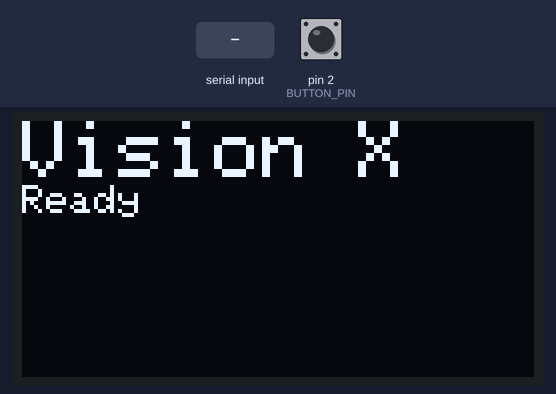
Recording of a sketch running on a simulated Arduino Uno, built with avr-gcc and run on an emulated ATmega328P. Shown: 128×64 one-colour display. The inputs (shaded band) are chosen by the test bench; at power-on: pin 2 (BUTTON_PIN) HIGH.

Above: at 1.2 s.
1.3 s: "OBJ:\n" received over the second serial link
At 2.2 s:
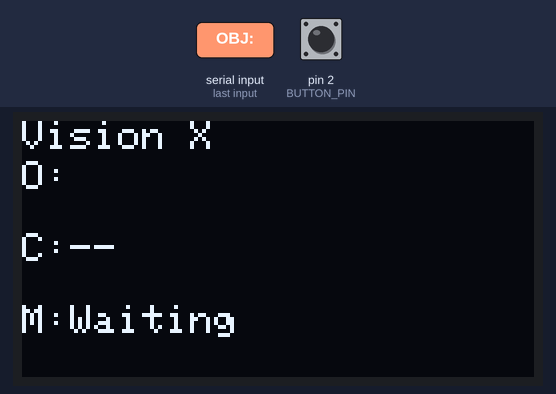
2.8 s: "CONF:\n" received over the second serial link
At 3.3 s:
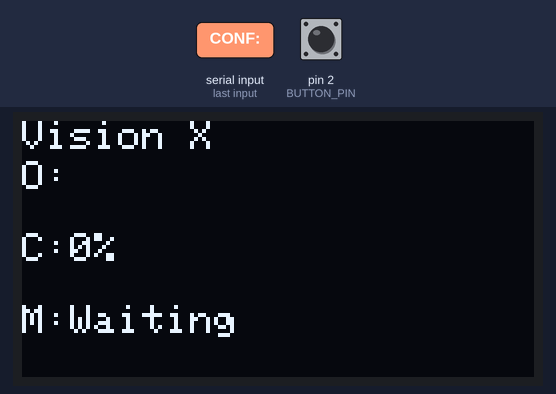
4.3 s: "MSG:\n" received over the second serial link
At 5.5 s:
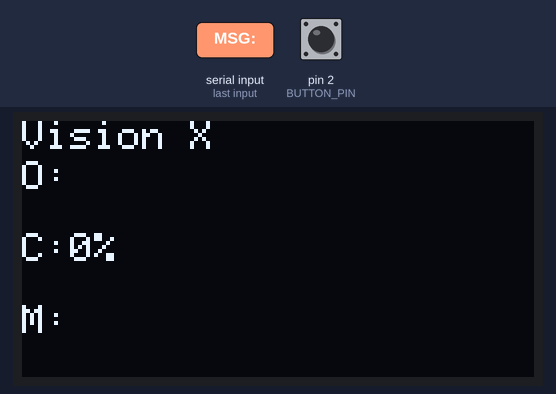
5.8 s: "90,45\n" received over the second serial link
At 6.8 s:
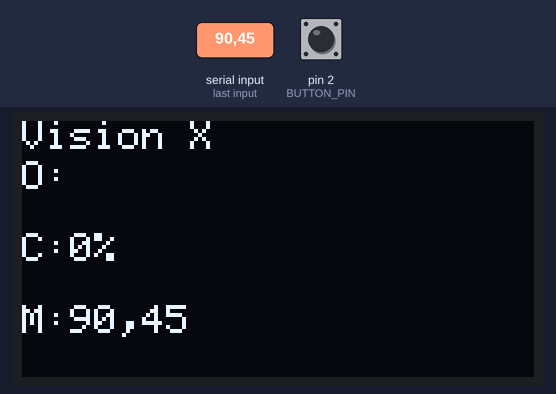
7.3 s: "OBJ:,45\n" received over the second serial link
At 7.9 s:
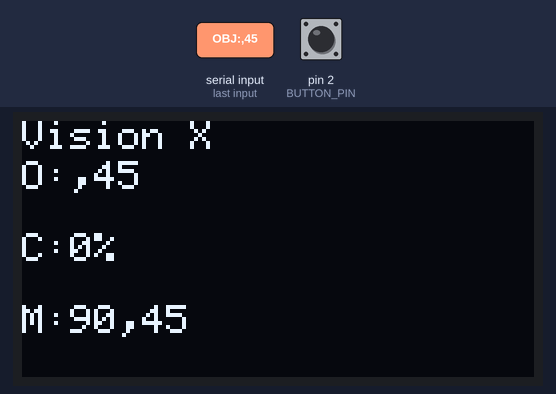
8.8 s: "CALL:\n" received over the second serial link
At 9.1 s:
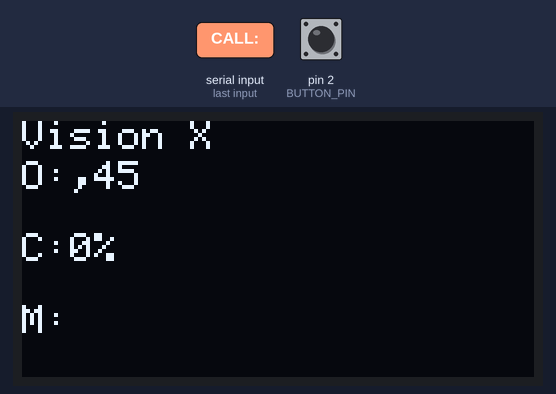
Timing chart, 0 to 11.3 s (numbered marks = the images above; inputs shaded):
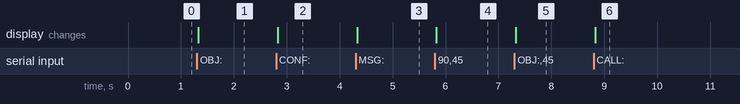

Measured:
- after the input at 1.3 s, the display: changes at once (image 1)
- after the input at 2.8 s, the display: changes at once (image 2)
- after the input at 4.3 s, the display: changes at once (image 3)
- after the input at 5.8 s, the display: changes at once (image 4)
- after the input at 7.3 s, the display: changes at once (image 5)
- after the input at 8.8 s, the display: changes at once (image 6)

The sketch:

Vision_X.ino
```cpp
#include <Wire.h>
#include <SPI.h>
#include <Adafruit_GFX.h>
#include <Adafruit_SSD1306.h>
#include <SoftwareSerial.h>

#define SCREEN_WIDTH 128
#define SCREEN_HEIGHT 64

// 0.96" SPI OLED pinout:
// D0 (CLK/SCK) -> D13
// D1 (MOSI)    -> D11
// DC           -> D4
// CS           -> D5
// RES (RST)    -> D6
// VCC          -> 5V
// GND          -> GND
#define OLED_DC 4
#define OLED_CS 5
#define OLED_RST 6
Adafruit_SSD1306 display(SCREEN_WIDTH, SCREEN_HEIGHT, &SPI, OLED_DC, OLED_RST, OLED_CS);

// HC-05 Bluetooth on pins 8 (RX), 9 (TX) to avoid SPI pin conflicts
SoftwareSerial BTSerial(8, 9);

// Optional capture button (connect to GND when pressed)
const int BUTTON_PIN = 2;
const unsigned long DEBOUNCE_MS = 120;

struct DisplayState
{
    String objectName = "---";
    int confidence = -1; // -1 means unknown
    String message = "Waiting";
};

DisplayState state;
String incomingLine;
unsigned long lastButtonChange = 0;
bool lastButtonState = HIGH;

void renderDisplay()
{
    display.clearDisplay();
    display.setTextColor(SSD1306_WHITE);

    // Compact header to leave more room for received text
    display.setTextSize(1);
    display.setCursor(0, 0);
    display.println("Vision X");

    // Larger fields for visibility
    display.setTextSize(1);
    display.setCursor(0, 10);
    display.print("O:");
    display.println(state.objectName);

    display.setCursor(0, 28);
    display.print("C:");
    if (state.confidence >= 0)
    {
        display.print(state.confidence);
        display.println("%");
    }
    else
    {
        display.println("--");
    }

    display.setCursor(0, 46);
    display.print("M:");
    display.println(state.message);

    display.display();
}

String trimmedValue(const String &raw)
{
    String v = raw;
    v.trim();
    return v;
}

void applyLine(const String &line)
{
    if (line.startsWith("OBJ:"))
    {
        state.objectName = trimmedValue(line.substring(4));
    }
    else if (line.startsWith("CONF:"))
    {
        String v = trimmedValue(line.substring(5));
        state.confidence = v.toInt();
    }
    else if (line.startsWith("MSG:"))
    {
        state.message = trimmedValue(line.substring(4));
    }
    else if (line.startsWith("CALL:"))
    {
        state.message = trimmedValue(line.substring(5));
    }
    else if (line == "RESET")
    {
        state = DisplayState();
    }
    else
    {
        // Fallback: treat any plain line as message text
        state.message = trimmedValue(line);
    }
    renderDisplay();
}

void setup()
{
    Serial.begin(9600);
    BTSerial.begin(9600);

    pinMode(BUTTON_PIN, INPUT_PULLUP);

    // SPI OLED: no I2C address parameter
    if (!display.begin(SSD1306_SWITCHCAPVCC))
    {
        Serial.println(F("SSD1306 allocation failed"));
        for (;;)
            ;
    }

    display.clearDisplay();
    display.setTextColor(SSD1306_WHITE);
    display.setTextSize(2);
    display.setCursor(0, 0);
    display.println("Vision X");
    display.setTextSize(1);
    display.println("Ready");
    display.display();
}

void loop()
{
    // Read incoming HC-05 text lines terminated by '\n'
    while (BTSerial.available())
    {
        char c = BTSerial.read();
        if (c == '\n')
        {
            applyLine(incomingLine);
            incomingLine = "";
        }
        else if (c != '\r')
        {
            incomingLine += c;
        }
    }

    // Debounced button to request a scan
    bool reading = digitalRead(BUTTON_PIN);
    unsigned long now = millis();
    if (reading != lastButtonState && (now - lastButtonChange) > DEBOUNCE_MS)
    {
        lastButtonChange = now;
        lastButtonState = reading;
        if (reading == LOW)
        {
            BTSerial.println("SCAN");
            Serial.println("Button pressed: SCAN");
        }
    }
}
```
